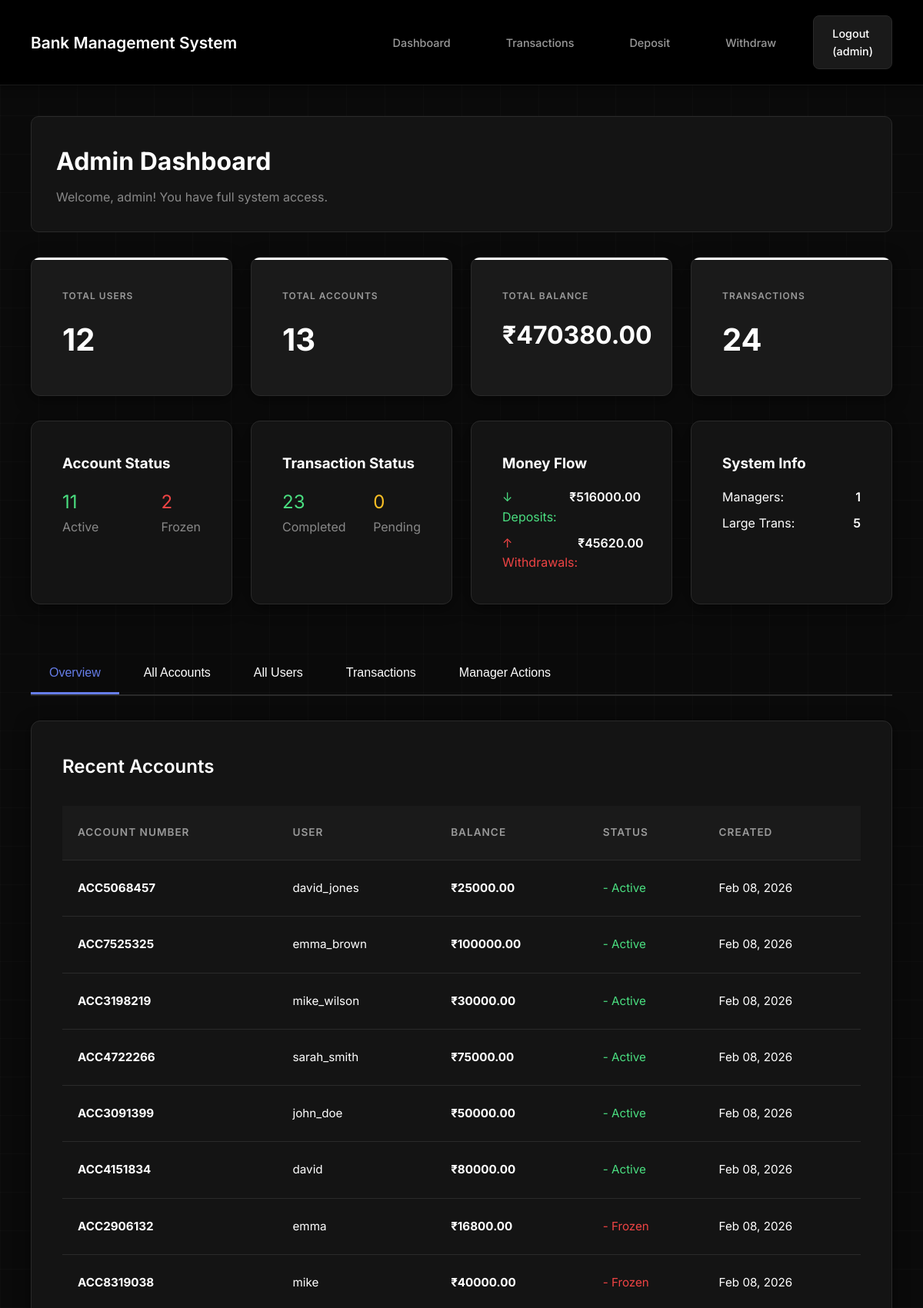
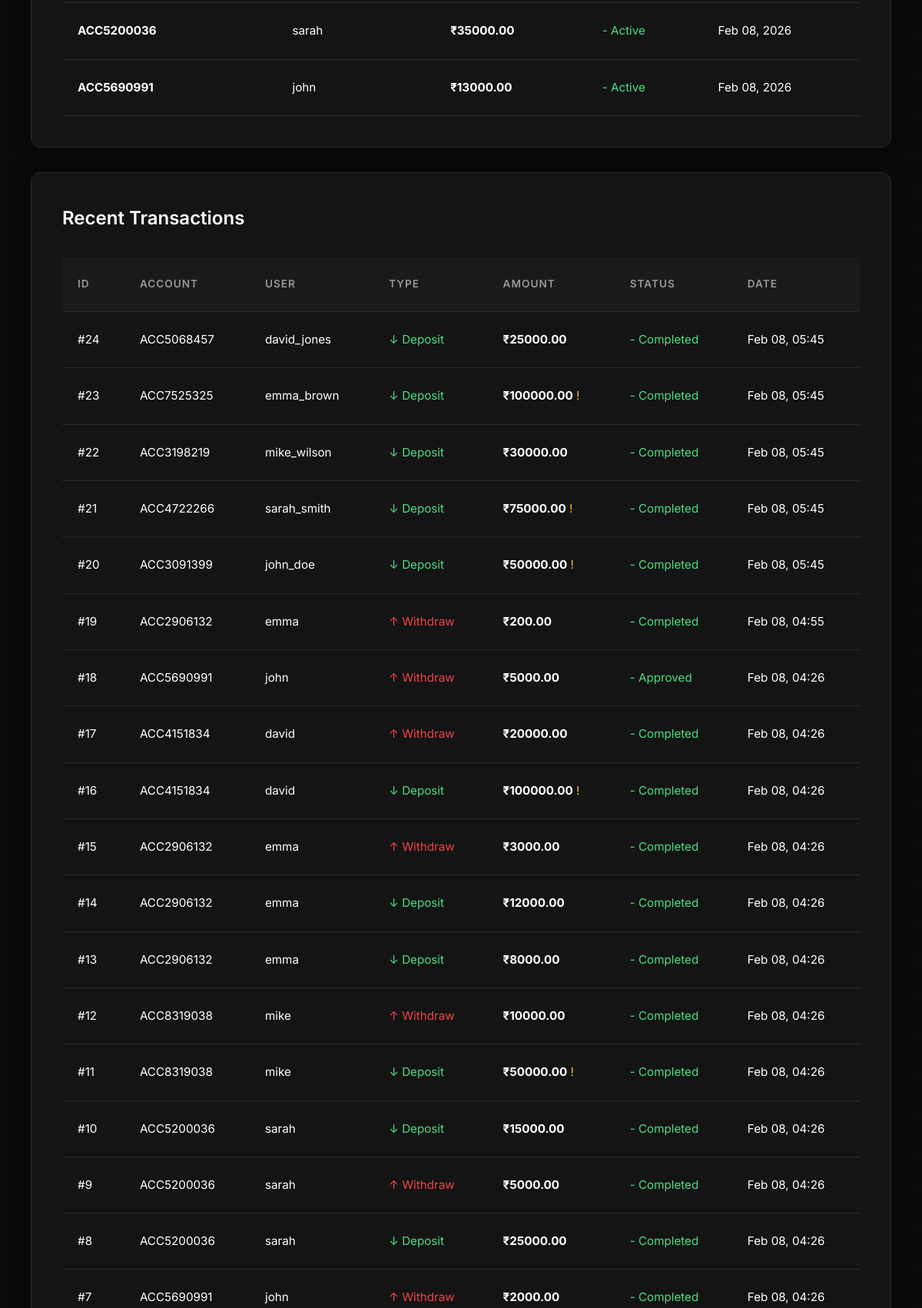
The page /bank/dashboard/ (signed in, upper part) on the database its author committed (2 pictures, top to bottom).
### apps/bank/models.py (models this page shows, shortened)
class Account(models.Model):
    ACTIVE = 'ACTIVE'
    FROZEN = 'FROZEN'
    STATUS_CHOICES = [
        (ACTIVE, 'Active'),
        (FROZEN, 'Frozen'),
    ]
    user = models.OneToOneField(
        User,
        on_delete=models.CASCADE,
        related_name='account'
    )
    account_number = models.CharField(
        max_length=10,
        unique=True,
        editable=False
    )
    balance = models.DecimalField(
        max_digits=12,
        decimal_places=2,
        default=0.00
    )
    status = models.CharField(
        max_length=10,
        choices=STATUS_CHOICES,
        default=ACTIVE
    )
    created_at = models.DateTimeField(auto_now_add=True)
    last_activity = models.DateTimeField(auto_now=True)
    class Meta:
        ordering = ['-created_at']  # Newest accounts first

class Transaction(models.Model):
    DEPOSIT = 'DEPOSIT'
    WITHDRAW = 'WITHDRAW'
    TRANSACTION_TYPES = [
        (DEPOSIT, 'Deposit'),
        (WITHDRAW, 'Withdraw'),
    ]
    PENDING = 'PENDING'
    APPROVED = 'APPROVED'
    REJECTED = 'REJECTED'
    COMPLETED = 'COMPLETED'
    STATUS_CHOICES = [
        (PENDING, 'Pending'),
        (APPROVED, 'Approved'),
        (REJECTED, 'Rejected'),
        (COMPLETED, 'Completed'),
    ]
    account = models.ForeignKey(
        Account,
        on_delete=models.CASCADE,
        related_name='transactions'
    )
    transaction_type = models.CharField(
        max_length=10,
        choices=TRANSACTION_TYPES
    )
    amount = models.DecimalField(
        max_digits=12,
        decimal_places=2
    )
    balance_after = models.DecimalField(
        max_digits=12,
        decimal_places=2
    )
    status = models.CharField(
        max_length=10,
        choices=STATUS_CHOICES,
        default=COMPLETED
    )
    description = models.CharField(
        max_length=200,
        blank=True,
        null=True
    )
    timestamp = models.DateTimeField(auto_now_add=True)
    approved_by = models.ForeignKey(
        User,
        on_delete=models.SET_NULL,
        null=True,
        blank=True,
        related_name='approved_transactions'
    )
    approval_note = models.TextField(blank=True, null=True)
    class Meta:
        ordering = ['-timestamp']  # Newest transactions first
        verbose_name = 'Transaction'
        verbose_name_plural = 'Transactions'

### apps/bank/views.py (the view, shortened to what this page needs)
# urls.py: path('dashboard/', views.dashboard_view, name='dashboard'),
@login_required
def dashboard_view(request):
    if hasattr(request.user, 'manager_profile'):
        return redirect('bank:manager_dashboard')
    if request.user.is_superuser:
        return admin_dashboard_view(request)

### templates/bank/admin_dashboard.html (shortened to what this page needs)
{% extends 'base.html' %}
{% block content %}
<div style="background: #141414; padding: 2rem; border-radius: 10px; margin-bottom: 2rem; border: 1px solid #2a2a2a;">
    <h1 style="margin: 0 0 0.5rem 0; font-size: 2rem;">Admin Dashboard</h1>
    <p style="margin: 0; color: #888;">Welcome, {{ user.username }}! You have full system access.</p>
</div>
<div style="display: grid; grid-template-columns: repeat(auto-fit, minmax(200px, 1fr)); gap: 1.5rem; margin-bottom: 2rem;">
    <div class="info-box">
        <h3>Total Users</h3>
        <p style="font-size: 2.5rem;">{{ total_users }}</p>
    </div>
    <div class="info-box">
        <h3>Total Accounts</h3>
        <p style="font-size: 2.5rem;">{{ total_accounts }}</p>
    </div>
    <div class="info-box">
        <h3>Total Balance</h3>
        <p style="font-size: 2rem;">₹{{ total_balance|floatformat:2 }}</p>
    </div>
    <div class="info-box">
        <h3>Transactions</h3>
        <p style="font-size: 2.5rem;">{{ total_transactions }}</p>
    </div>
</div>
<div style="display: grid; grid-template-columns: repeat(auto-fit, minmax(250px, 1fr)); gap: 1.5rem; margin-bottom: 2rem;">
    <div class="card">
        <h3>Account Status</h3>
        <div style="display: flex; justify-content: space-between; margin-top: 1rem;">
            <div>
                <p style="color: #4ade80; font-size: 1.5rem; margin: 0;">{{ active_accounts }}</p>
                <p style="color: #888; margin: 0;">Active</p>
            </div>
            <div>
                <p style="color: #ef4444; font-size: 1.5rem; margin: 0;">{{ frozen_accounts }}</p>
                <p style="color: #888; margin: 0;">Frozen</p>
            </div>
        </div>
    </div>
    <div class="card">
        <h3>Transaction Status</h3>
        <div style="display: flex; justify-content: space-between; margin-top: 1rem;">
            <div>
                <p style="color: #4ade80; font-size: 1.5rem; margin: 0;">{{ completed_transactions }}</p>
                <p style="color: #888; margin: 0;">Completed</p>
            </div>
            <div>
                <p style="color: #fbbf24; font-size: 1.5rem; margin: 0;">{{ pending_transactions }}</p>
                <p style="color: #888; margin: 0;">Pending</p>
            </div>
        </div>
    </div>
    <div class="card">
        <h3>Money Flow</h3>
        <div style="margin-top: 1rem;">
            <div style="display: flex; justify-content: space-between; margin-bottom: 0.5rem;">
                <span style="color: #4ade80;">↓ Deposits:</span>
                <span style="font-weight: 600;">₹{{ total_deposits|floatformat:2 }}</span>
            </div>
            <div style="display: flex; justify-content: space-between;">
                <span style="color: #ef4444;">↑ Withdrawals:</span>
                <span style="font-weight: 600;">₹{{ total_withdrawals|floatformat:2 }}</span>
            </div>
        </div>
    </div>
    <div class="card">
        <h3>System Info</h3>
        <div style="margin-top: 1rem;">
            <div style="display: flex; justify-content: space-between; margin-bottom: 0.5rem;">
                <span>Managers:</span>
                <span style="font-weight: 600;">{{ total_managers }}</span>
            </div>
            <div style="display: flex; justify-content: space-between;">
                <span>Large Trans:</span>
                <span style="font-weight: 600;">{{ large_transactions|length }}</span>
            </div>
        </div>
    </div>
</div>
<div class="tab-nav" style="margin-bottom: 2rem;">
    <button class="active" onclick="showTab('overview')">Overview</button>
    <button onclick="showTab('accounts')">All Accounts</button>
    <button onclick="showTab('users')">All Users</button>
    <button onclick="showTab('transactions')">Transactions</button>
    <button onclick="showTab('actions')">Manager Actions</button>
</div>
<div id="overview-tab" class="tab-content">
    <div class="card" style="margin-bottom: 2rem;">
        <h2>Recent Accounts</h2>
        <table>
            <thead>
                <tr>
                    <th>Account Number</th>
                    <th>User</th>
                    <th>Balance</th>
                    <th>Status</th>
                    <th>Created</th>
                </tr>
            </thead>
            <tbody>
                {% for account in recent_accounts %}
                <tr>
                    <td><strong>{{ account.account_number }}</strong></td>
                    <td>{{ account.user.username }}</td>
                    <td><strong>₹{{ account.balance|floatformat:2 }}</strong></td>
                    <td>
                        {% if account.status == 'ACTIVE' %}
                            <span style="color: #4ade80;">- Active</span>
                        {% else %}
                            <span style="color: #ef4444;">- Frozen</span>
                        {% endif %}
                    </td>
                    <td>{{ account.created_at|date:"M d, Y" }}</td>
                </tr>
                {% endfor %}
            </tbody>
        </table>
    </div>
    <div class="card">
        <h2>Recent Transactions</h2>
        <table>
            <thead>
                <tr>
                    <th>ID</th>
                    <th>Account</th>
                    <th>User</th>
                    <th>Type</th>
                    <th>Amount</th>
                    <th>Status</th>
                    <th>Date</th>
                </tr>
            </thead>
            <tbody>
                {% for transaction in recent_transactions %}
                <tr>
                    <td>#{{ transaction.id }}</td>
                    <td>{{ transaction.account.account_number }}</td>
                    <td>{{ transaction.account.user.username }}</td>
                    <td>
                        {% if transaction.transaction_type == 'DEPOSIT' %}
                            <span style="color: #4ade80;">↓ Deposit</span>
                        {% else %}
                            <span style="color: #ef4444;">↑ Withdraw</span>
                        {% endif %}
                    </td>
                    <td>
                        <strong>₹{{ transaction.amount|floatformat:2 }}</strong>
                        {% if transaction.amount >= 50000 %}
                            <span style="color: #fbbf24;">!</span>
                        {% endif %}
                    </td>
                    <td>
                        {% if transaction.status == 'COMPLETED' %}
                            <span style="color: #4ade80;">- Completed</span>
                        {% elif transaction.status == 'PENDING' %}
                            <span style="color: #fbbf24;">- Pending</span>
                        {% elif transaction.status == 'APPROVED' %}
                            <span style="color: #4ade80;">- Approved</span>
                        {% else %}
                            <span style="color: #ef4444;">- Rejected</span>
                        {% endif %}
                    </td>
                    <td>{{ transaction.timestamp|date:"M d, H:i" }}</td>
                </tr>
                {% endfor %}
            </tbody>
        </table>
    </div>
</div>
{% endblock %}

### templates/base.html (shortened to what this page needs)
{% load static %}
<!DOCTYPE html>
<html lang="en">
<head>
    <link rel="stylesheet" href="{% static 'css/style.css' %}?v=4.2">
</head>
<body>
    {% if user.is_authenticated %}
    <nav>
        <div class="nav-container">
            <div class="nav-header">
                <h1>Bank Management System</h1>
            </div>
            <ul class="nav-menu" id="navMenu">
                {% if user.manager_profile %}
                    <li><a href="{% url 'bank:manager_dashboard' %}">Manager Dashboard</a></li>
                    <li><a href="{% url 'bank:manager_users' %}">Users</a></li>
                    <li><a href="{% url 'bank:manager_accounts' %}">Accounts</a></li>
                    <li><a href="{% url 'bank:manager_transactions' %}">Transactions</a></li>
                    <li><a href="{% url 'bank:manager_pending_approvals' %}">Approvals</a></li>
                    <li><a href="{% url 'bank:manager_reports' %}">Reports</a></li>
                    <li><a href="{% url 'bank:manager_logout' %}" class="logout-btn">Logout ({{ user.username }})</a></li>
                {% else %}
                    <li><a href="{% url 'bank:dashboard' %}">Dashboard</a></li>
                    <li><a href="{% url 'bank:transactions' %}">Transactions</a></li>
                    <li><a href="{% url 'bank:deposit' %}">Deposit</a></li>
                    <li><a href="{% url 'bank:withdraw' %}">Withdraw</a></li>
                    <li><a href="{% url 'users:logout' %}" class="logout-btn">Logout ({{ user.username }})</a></li>
                {% endif %}
            </ul>
        </div>
    </nav>
    {% endif %}
    {% if user.is_authenticated %}
    <div class="container">
    {% endif %}
        {% block content %}
        {% endblock %}
    {% if user.is_authenticated %}
    </div>
    {% endif %}
</body>
</html>

### static/css/style.css (style rules this page uses)
*, *::before, *::after { margin: 0; padding: 0; box-sizing: border-box; }
html, body { width: 100%; overflow-x: hidden; }
body { font-family: 'Inter', 'Segoe UI', Tahoma, Geneva, Verdana, sans-serif; background: #0a0a0a; color: #ffffff; line-height: 1.6; min-height: 100vh; position: relative; }
body::before { content: ''; position: fixed; top: 0; right: 0; width: 100%; height: 100%; background: linear-gradient(90deg, rgba(255, 255, 255, 0.02) 1px, transparent 1px), linear-gradient(rgba(255, 255, 255, 0.02) 1px, transparent 1px); background-size: 50px 50px; pointer-events: none; z-index: 0; }
nav { background: #000000; color: white; padding: 1.25rem 2.5rem; box-shadow: 0 2px 10px rgba(0, 0, 0, 0.5); border-bottom: 1px solid #1a1a1a; position: relative; z-index: 100; }
nav .nav-container { display: flex; justify-content: space-between; align-items: center; max-width: 1400px; margin: 0 auto; }
nav .nav-header { display: flex; justify-content: space-between; align-items: center; width: 100%; }
nav h1 { font-size: 1.3rem; font-weight: 600; color: #ffffff; display: flex; align-items: center; gap: 0.5rem; }
nav .nav-menu { list-style: none; display: flex; gap: 1.5rem; align-items: center; }
nav a { color: #999999; text-decoration: none; transition: all 0.3s ease; font-weight: 500; font-size: 0.9rem; padding: 0.7rem 1.5rem; border-radius: 8px; display: inline-block; }
nav .logout-btn { background: #1a1a1a; color: #ffffff; border: 1px solid #2a2a2a; }
.container { max-width: 1400px; margin: 2.5rem auto; padding: 0 2.5rem; position: relative; z-index: 1; }
.card { background: #141414; border: 1px solid #2a2a2a; border-radius: 12px; padding: 2.5rem; margin-bottom: 2rem; box-shadow: 0 4px 20px rgba(0, 0, 0, 0.5); transition: transform 0.3s ease, box-shadow 0.3s ease; }
.card h2 { color: #ffffff; margin-bottom: 1.5rem; font-weight: 600; font-size: 1.5rem; }
.card p { color: #999999; }
.info-box { background: #1a1a1a; border: 1px solid #2a2a2a; color: white; padding: 2.5rem; border-radius: 12px; box-shadow: 0 4px 20px rgba(0, 0, 0, 0.5); transition: all 0.3s ease; position: relative; overflow: hidden; }
.info-box::before { content: ''; position: absolute; top: 0; left: 0; right: 0; height: 3px; background: #ffffff; }
.info-box h3 { font-size: 0.75rem; margin-bottom: 1rem; color: #999999; text-transform: uppercase; letter-spacing: 1px; font-weight: 600; }
.info-box p { font-size: 2rem; font-weight: 700; color: #ffffff; }
table { width: 100%; border-collapse: collapse; margin-top: 2rem; }
table th, table td { padding: 1.5rem 1.25rem; text-align: left; border-bottom: 1px solid #2a2a2a; }
table th { background: #1a1a1a; color: #999999; font-weight: 600; font-size: 0.8rem; text-transform: uppercase; letter-spacing: 1px; }
table td { color: #ffffff; font-size: 0.95rem; }
table tr { transition: background 0.2s ease; }
.tab-nav { display: flex; gap: 3rem; border-bottom: 1px solid #2a2a2a; margin-bottom: 2.5rem; }
.tab-nav button { background: none; border: none; color: #666666; padding: 1.25rem 0; font-size: 0.95rem; font-weight: 500; cursor: pointer; border-bottom: 2px solid transparent; transition: all 0.3s ease; }
.tab-nav button.active { color: #ffffff; border-bottom-color: #ffffff; }

### templates/bank/admin_dashboard.html (style rules this page uses)
.tab-nav { display: flex; gap: 0.5rem; border-bottom: 2px solid #2a2a2a; margin-bottom: 2rem; }
.tab-nav button { background: none; border: none; color: #ffffff; padding: 1rem 1.5rem; cursor: pointer; font-size: 1rem; font-weight: 500; transition: all 0.3s ease; border-bottom: 3px solid transparent; }
.tab-nav button.active { color: #667eea; border-bottom-color: #667eea; }
table { font-size: 0.9rem; }
table th { font-size: 0.85rem; }

### rows shown on the page
Account: account_number "ACC5068457", user.username "david_jones", balance "25000.00", status "- Active", created_at "Feb 08, 2026"
Account: account_number "ACC7525325", user.username "emma_brown", balance "100000.00", status "- Active", created_at "Feb 08, 2026"
Account: account_number "ACC3198219", user.username "mike_wilson", balance "30000.00", status "- Active", created_at "Feb 08, 2026"
Account: account_number "ACC4722266", user.username "sarah_smith", balance "75000.00", status "- Active", created_at "Feb 08, 2026"
Account: account_number "ACC3091399", user.username "john_doe", balance "50000.00", status "- Active", created_at "Feb 08, 2026"
Account: account_number "ACC4151834", user.username "david", balance "80000.00", status "- Active", created_at "Feb 08, 2026"
Account: account_number "ACC2906132", user.username "emma", balance "16800.00", status "- Frozen", created_at "Feb 08, 2026"
Account: account_number "ACC8319038", user.username "mike", balance "40000.00", status "- Frozen", created_at "Feb 08, 2026"
Account: account_number "ACC5200036", user.username "sarah", balance "35000.00", status "- Active", created_at "Feb 08, 2026"
Account: account_number "ACC5690991", user.username "john", balance "13000.00", status "- Active", created_at "Feb 08, 2026"
Transaction: transaction_type "↓ Deposit", status "- Completed"
Transaction: transaction_type "↓ Deposit", status "- Completed"
Transaction: transaction_type "↓ Deposit", status "- Completed"
Transaction: transaction_type "↓ Deposit", status "- Completed"
Transaction: transaction_type "↓ Deposit", status "- Completed"
Transaction: transaction_type "↑ Withdraw", status "- Completed"
Transaction: transaction_type "↑ Withdraw", status "- Approved"
Transaction: transaction_type "↑ Withdraw", status "- Completed"
Transaction: transaction_type "↓ Deposit", status "- Completed"
Transaction: transaction_type "↑ Withdraw", status "- Completed"
Transaction: transaction_type "↓ Deposit", status "- Completed"
Transaction: transaction_type "↓ Deposit", status "- Completed"
Transaction: transaction_type "↑ Withdraw", status "- Completed"
Transaction: transaction_type "↓ Deposit", status "- Completed"
Transaction: transaction_type "↓ Deposit", status "- Completed"
Transaction: transaction_type "↑ Withdraw", status "- Completed"
Transaction: transaction_type "↓ Deposit", status "- Completed"
Transaction: transaction_type "↑ Withdraw", status "- Completed"

### other values the page prints
{{ user.username }} "admin"
{{ total_users }} "12"
{{ total_accounts }} "13"
{{ total_balance|floatformat:2 }} "470380.00"
{{ total_transactions }} "24"
{{ active_accounts }} "11"
{{ frozen_accounts }} "2"
{{ completed_transactions }} "23"
{{ pending_transactions }} "0"
{{ total_deposits|floatformat:2 }} "516000.00"
{{ total_withdrawals|floatformat:2 }} "45620.00"
{{ total_managers }} "1"
{{ large_transactions|length }} "5"
